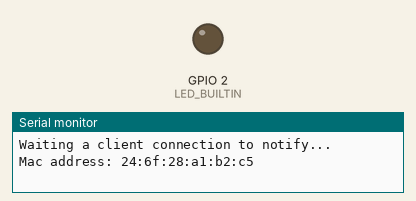
Bench run of a program on a simulated ESP32. Parts: output pins drawn as LEDs (lit = HIGH), the last lines printed to the serial monitor. Random numbers use the default seed unless the program sets one; nothing arrives over Bluetooth unless stated; a phone connects over Bluetooth LE 3 s after start.

Above: at 0.1 s.
At 3.1 s:
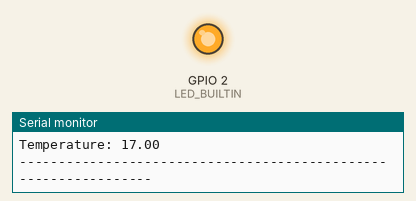
Timing chart, 0 to 4.6 s (numbered marks = the images above):
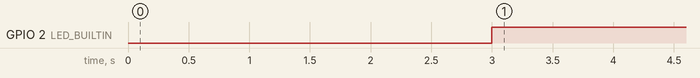

The program:

main.cpp
```cpp
// PERLU DIINGAT DATANYA MASIH DUMMY !!!!!!!!!!!!!!!!!!!!!!!!!!!!!!!!!!!!!!!

#include <Arduino.h>
#include <BLEDevice.h>
#include <BLEServer.h>
#include <BLEUtils.h>
#include <BLE2902.h>
#include <Wire.h>

#define BLE_SERVER_NAME "esp32-server"
// SERVEICE UUID
#define SERVEICE_UUID "f024821c-45fd-4c07-a27d-185f92699c4c"
// CHARACTERISTIC UUID
#define OKSIMETER_CHARACTERISTIC_UUID "0e1c52dc-6e6f-462d-89ed-9c30d3564ce3"
#define TERMOMETER_CHARACTERISTIC_UUID "7f7cdd10-883b-4611-aa6a-939078035f7d"
// Define variabels
BLECharacteristic *pOksimeterCharacteristic = NULL;
BLECharacteristic *pTermometerCharacteristic = NULL;
BLEServer *pServer = NULL;
// Timer variables
unsigned long lastTime = 0;
unsigned long timerDelay = 1000;
// connection
bool deviceConnected = false;
bool oldDeviceConnected = false;

class MyServerCallback : public BLEServerCallbacks
{
  void onConnect(BLEServer *pServer)
  {
    deviceConnected = true;
    BLEDevice::startAdvertising();
  };
  void onDisconnect(BLEServer *pServer)
  {
    deviceConnected = false;
  }
};

void setup()
{
  Serial.begin(9600);
  pinMode(LED_BUILTIN, OUTPUT);
  digitalWrite(LED_BUILTIN, LOW);
  // Serial.println(bleOksimeterCharacteristic.getUUID().toString().c_str());
  // Serial.println(bleOksimeterDescriptor.getUUID().toString().c_str());

  BLEDevice::init(BLE_SERVER_NAME);
  // create ble server
  pServer = BLEDevice::createServer();
  pServer->setCallbacks(new MyServerCallback());
  // create ble serveice
  BLEService *service = pServer->createService(SERVEICE_UUID);
  // Create a BLE Characteristic
  pOksimeterCharacteristic = service->createCharacteristic(
      OKSIMETER_CHARACTERISTIC_UUID,
      BLECharacteristic::PROPERTY_READ |
          BLECharacteristic::PROPERTY_WRITE |
          BLECharacteristic::PROPERTY_NOTIFY |
          BLECharacteristic::PROPERTY_INDICATE);
  pOksimeterCharacteristic->addDescriptor(new BLE2902());
  pTermometerCharacteristic = service->createCharacteristic(
      TERMOMETER_CHARACTERISTIC_UUID,
      BLECharacteristic::PROPERTY_READ |
          BLECharacteristic::PROPERTY_WRITE |
          BLECharacteristic::PROPERTY_NOTIFY |
          BLECharacteristic::PROPERTY_INDICATE);
  pTermometerCharacteristic->addDescriptor(new BLE2902());
  // start service
  service->start();

  BLEAdvertising *pAdvertising = BLEDevice::getAdvertising();
  pAdvertising->addServiceUUID(SERVEICE_UUID);
  // pAdvertising->setMinPreferred(0x0);
  pAdvertising->setMinPreferred(0x06);
  pAdvertising->setMinPreferred(0x12);
  pServer->getAdvertising()->start();
  Serial.println("Waiting a client connection to notify...");

  BLEAddress myAddress = BLEDevice::getAddress();
  Serial.print("Mac address: ");
  Serial.println(myAddress.toString().c_str());
  Serial.println("");
}

void loop()
{
  if (deviceConnected)
  {
    digitalWrite(LED_BUILTIN, HIGH);
    if ((millis() - lastTime) > timerDelay)
    {
      float temp = random(10, 40);
      float bloodOxygen = random(70, 120);
      float heartRate = random(70, 120);
      String tempString = String(temp);
      String dataOksimeter = "[" + String(bloodOxygen) + ", " + String(heartRate) + "]";
      // uint8_t tempString = temp;
      // uint8_t dataOksimeter[2];
      // dataOksimeter[0] = bloodOxygen;
      // dataOksimeter[1] = heartRate;

      // pOksimeterCharacteristic->setValue(dataOksimeter, sizeof(dataOksimeter));
      pOksimeterCharacteristic->setValue(dataOksimeter.c_str());
      pOksimeterCharacteristic->notify();
      Serial.println("Oksigen Darah: " + String(bloodOxygen));
      Serial.println("Detak Jantung: " + String(heartRate));

      // pTermometerCharacteristic->setValue(&tempString, 4);
      pTermometerCharacteristic->setValue(tempString.c_str());
      pTermometerCharacteristic->notify();
      Serial.println("Temperature: " + String(temp));
      Serial.println("----------------------------------------------------------------");
      lastTime = millis();
    }
  }
  else if (!deviceConnected && oldDeviceConnected)
  {
    delay(1000);
    // restar adversting
    pServer->startAdvertising();
    oldDeviceConnected = deviceConnected;
    digitalWrite(LED_BUILTIN, LOW);
  }
  else
  {
    oldDeviceConnected = deviceConnected;
    digitalWrite(LED_BUILTIN, LOW);
  }
}
```

Measured:
- by itself, GPIO 2 (LED_BUILTIN): LOW → HIGH at 3.0 s
